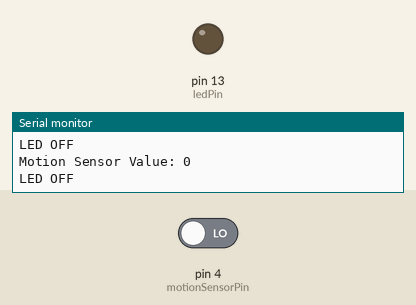
Recording of a sketch running on a simulated Arduino Uno, built with avr-gcc and run on an emulated ATmega328P. Shown: output pins drawn as LEDs (lit = HIGH), the last lines printed to the serial monitor. The test bench sets the inputs (shaded band); at power-on: pin 4 (motionSensorPin) LOW.

Above: at 1.8 s.
1.9 s: pin 4 (motionSensorPin) driven HIGH
At 3.0 s:
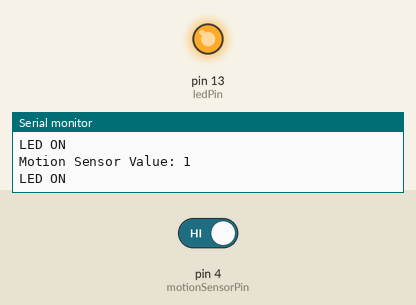
3.5 s: pin 4 (motionSensorPin) driven LOW
At 4.2 s:
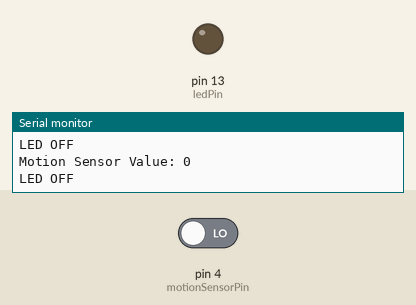
Timing chart, 0 to 6.5 s (numbered marks = the images above; inputs shaded):
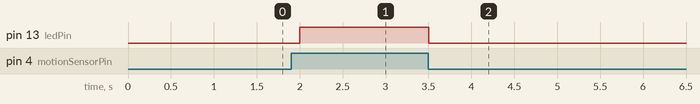

Measured:
- after the input at 1.9 s, pin 13 (ledPin): LOW → HIGH after 0.10 s
- after the input at 3.5 s, pin 13 (ledPin): HIGH → LOW at once

The sketch:

TASK.ino
```cpp
const int motionSensorPin = 4;
const int ledPin = 13;

void setup() {
  Serial.begin(9600);
  pinMode(motionSensorPin, INPUT);
  pinMode(ledPin, OUTPUT);
}

void loop() {
  int motionValue = digitalRead(motionSensorPin);
  Serial.print("Motion Sensor Value: ");
  Serial.println(motionValue);

  if (motionValue == HIGH) {
    digitalWrite(ledPin, HIGH);
    Serial.println("LED ON");
  } else {
    digitalWrite(ledPin, LOW);
    Serial.println("LED OFF");
  }

  delay(500);
}
```
